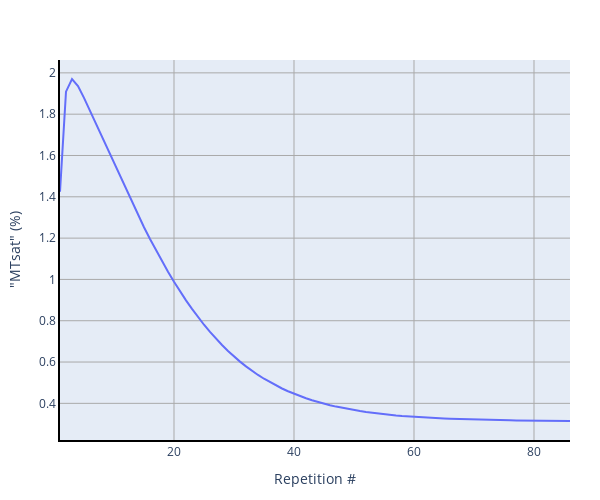

Here is the notebook cell this chart was saved with:
### Code cell
#| label: mtsatAppendixB1cell

# Prepare Python environment

import scipy.io as sio
import numpy as np
from pathlib import Path

data_dir = Path("../../data/06-MT-03-MTsat")
data_file = "sim2.mat"

#Load either archived or generated plot variables
mat_contents = sio.loadmat(data_dir / data_file)

Mz_after = mat_contents["Mz_after"][0]
delta_Mz_T1relax = mat_contents["delta_Mz_T1relax"][0]
Mz_before = mat_contents["Mz_before"][0]
M0_remainingTR_free =  mat_contents["M0_remainingTR_free"][0]
delta_Mz_T1relax_remaining =  mat_contents["delta_Mz_T1relax_remaining"][0]

x=np.arange(1,len(Mz_before)+1)
y1 = (1-(Mz_after)/Mz_before)*100

# Plot Figure 1

# Module imports

import matplotlib.pyplot as plt
import plotly as py
import plotly.graph_objs as go
import numpy as np
from plotly import __version__
from plotly.subplots import make_subplots

from plotly.offline import download_plotlyjs, init_notebook_mode, plot, iplot
config={'showLink': False, 'displayModeBar': False}

init_notebook_mode(connected=True)

# PYTHON CODE

init_notebook_mode(connected=True)
# The polling here is to ensure that plotly.js has already been loaded before
# setting display alignment in order to avoid a race condition.

## Setup for plots
fig = make_subplots(rows=1, cols=1, horizontal_spacing = 0.1)

fig.add_trace(
        go.Scatter(
        x=x,
        y=y1,
        hoverinfo = 'y',
        visible=True,
        name='(1-Mz<sub>after</sub>/Mz<sub>before</sub>)*100'
        )
    )

layout = go.Layout(
    width=600,
    height=500,
    margin=go.layout.Margin(
        l=60,
        r=30,
        b=60,
        t=60,
    ),
    legend={
        "x": 0.3,
        "y": 0.9,
        "xref": "paper",
        "yref": "paper",
    },
    xaxis=dict(
        showgrid=True,
        gridcolor='rgb(169,169,169)',
        linecolor='black',
        linewidth=2,
        title='Repetition #'
    ),
    yaxis=dict(
        showgrid=True,
        gridcolor='rgb(169,169,169)',
        linecolor='black',
        linewidth=2,
        title="\"MTsat\" (%)"
    ),
)

fig.update_layout(layout)

iplot(fig, filename = 'fig4.html', config = config)

### Figure 1 — Plotly figure (JSON) as saved in the notebook; plotly's stock layout.template omitted (floating-point values rounded to 4 significant figures)
{"data": [{"hoverinfo": "y", "name": "(1-Mz<sub>after</sub>/Mz<sub>before</sub>)*100", "type": "scatter", "visible": true, "x": [1, 2, 3, 4, 5, 6, 7, 8, 9, 10, 11, 12, 13, 14, 15, 16, 17, 18, 19, 20, 21, 22, 23, 24, 25, 26, 27, 28, 29, 30, 31, 32, 33, 34, 35, 36, 37, 38, 39, 40, 41, 42, 43, 44, 45, 46, 47, 48, 49, 50, 51, 52, 53, 54, 55, 56, 57, 58, 59, 60, 61, 62, 63, 64, 65, 66, 67, 68, 69, 70, 71, 72, 73, 74, 75, 76, 77, 78, 79, 80, 81, 82, 83, 84, 85, 86], "y": [1.425, 1.909, 1.97, 1.936, 1.879, 1.816, 1.752, 1.688, 1.623, 1.559, 1.495, 1.433, 1.371, 1.311, 1.253, 1.196, 1.141, 1.088, 1.037, 0.989, 0.9427, 0.8988, 0.8571, 0.8177, 0.7806, 0.7456, 0.7129, 0.6822, 0.6535, 0.6268, 0.602, 0.5788, 0.5574, 0.5375, 0.5191, 0.5021, 0.4864, 0.4719, 0.4586, 0.4463, 0.435, 0.4246, 0.4151, 0.4064, 0.3983, 0.391, 0.3842, 0.378, 0.3724, 0.3672, 0.3624, 0.3581, 0.3542, 0.3505, 0.3472, 0.3442, 0.3414, 0.3388, 0.3366, 0.3344, 0.3325, 0.3308, 0.3292, 0.3277, 0.3264, 0.3251, 0.324, 0.323, 0.3221, 0.3213, 0.3205, 0.3198, 0.3191, 0.3185, 0.318, 0.3175, 0.3171, 0.3167, 0.3163, 0.316, 0.3157, 0.3154, 0.3151, 0.3149, 0.3147, 0.3145]}], "layout": {"height": 500, "legend": {"x": 0.3, "xref": "paper", "y": 0.9, "yref": "paper"}, "margin": {"b": 60, "l": 60, "r": 30, "t": 60}, "width": 600, "xaxis": {"anchor": "y", "domain": [0, 1], "gridcolor": "rgb(169,169,169)", "linecolor": "black", "linewidth": 2, "showgrid": true, "title": {"text": "Repetition #"}}, "yaxis": {"anchor": "x", "domain": [0, 1], "gridcolor": "rgb(169,169,169)", "linecolor": "black", "linewidth": 2, "showgrid": true, "title": {"text": "\"MTsat\" (%)"}}}}
